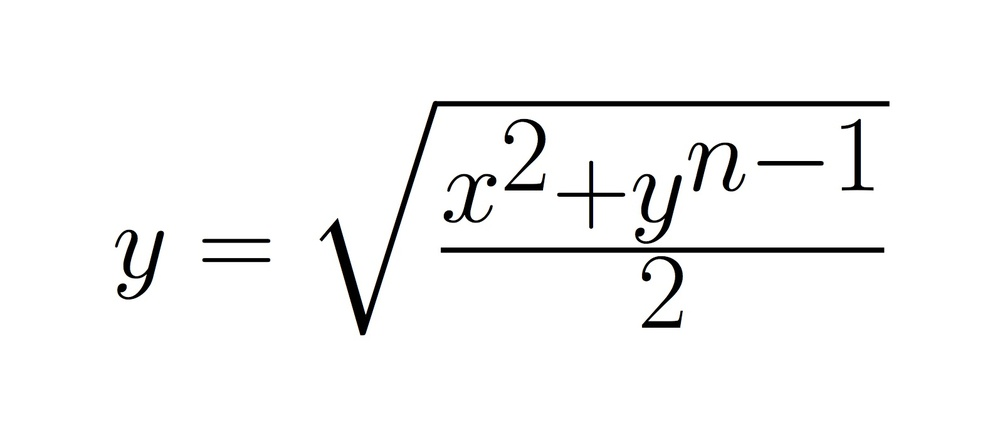
#> input picture data/Equations/Clean/eq10-2_hr.jpg, 1000 x 448 px, shrunk from 1595 x 715 before the run
$ python -i deskew.py   (imports and definitions only)   (older library calls are emulated)
#> lines starting #> are read from the running program, lines starting #| are printed output that depends on the picture; after the words box and inside, x2 and y2 are one past the last pixel; in counts of white or black regions, pixels touching at a corner belong together
from skimage import feature, transform, morphology
from scipy import stats, misc
import numpy as np


def fn_deskew(bw_img, soften_flag=False):
#> called with soften_flag = False
    edges = feature.canny(bw_img)
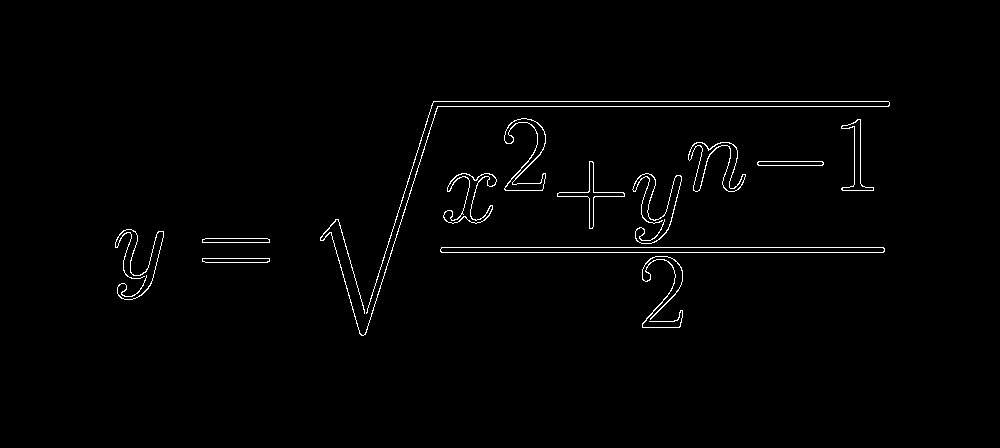
#> edges: shape (448, 1000) bool; 1.3% white in thin lines or dots, all inside (x1, y1, x2, y2) = (115, 101, 890, 336)
    h, theta, d = transform.hough_line(edges)
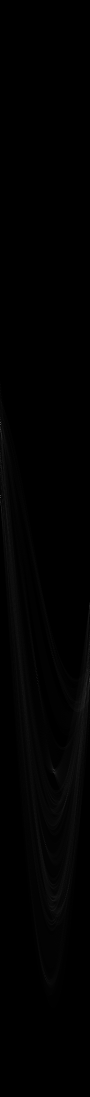
#> h: shape (2193, 180) uint64 (shown at 1/2 size); min 0, max 456, mean 2.7; drawn with min black and max white
#> theta = 180 values from -1.57 to 1.55; d = 2193 values from -1096 to 1096

    P = transform.hough_line_peaks(h, theta, d, num_peaks=4)
#> P = ([456, 454], [-1.57, -1.57], [-101, -247])

    orientations = P[1]
#> orientations = [-1.57, -1.57]

    if len(np.unique(orientations)) == 4:
        dominant_orientation = orientations[0]
    else:
#> (the run stopped early here; a loop or call above may not have finished)

$ run again, on data/Equations/Clean/eq10_hr.jpg
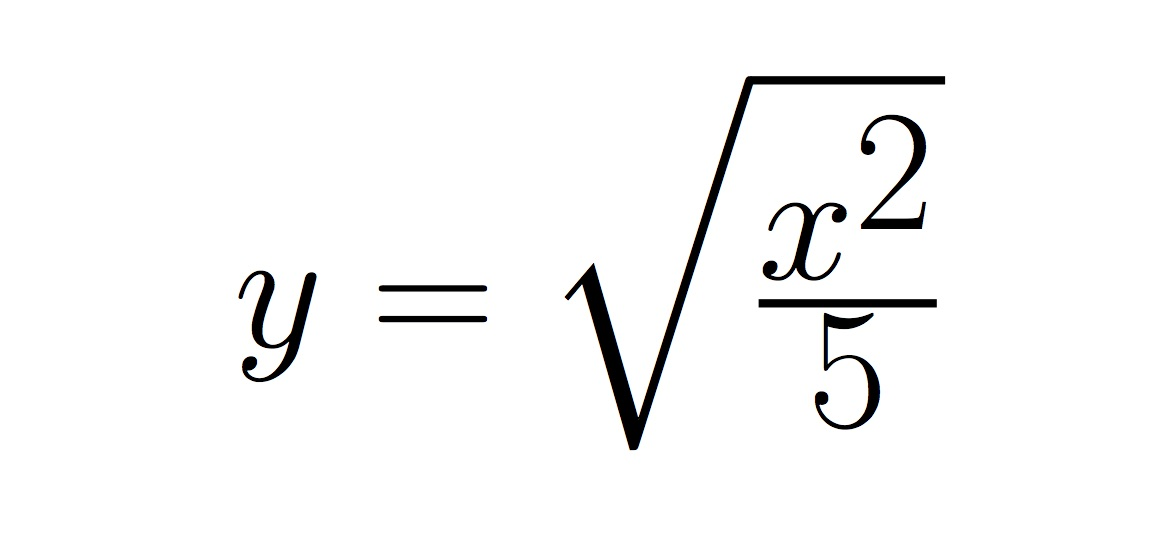
#> input picture data/Equations/Clean/eq10_hr.jpg, 1174 x 557 px
#> in fn_deskew, `edges = feature.canny(bw_img)`:
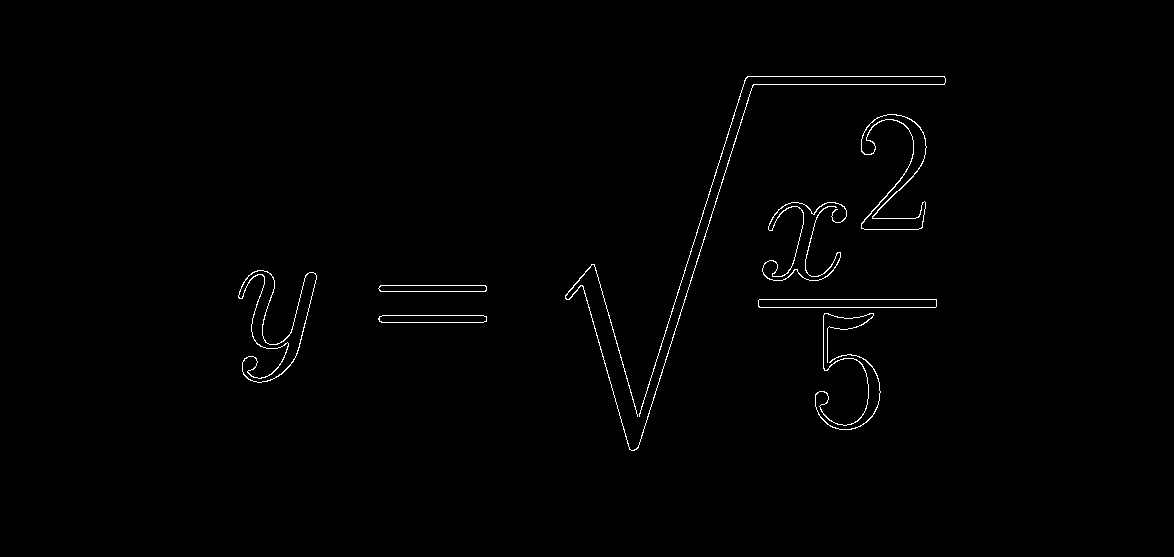
#> edges: shape (557, 1174) bool; 0.77% white in thin lines or dots, all inside (x1, y1, x2, y2) = (238, 76, 946, 451)
#> in fn_deskew, `h, theta, d = transform.hough_line(edges)`:
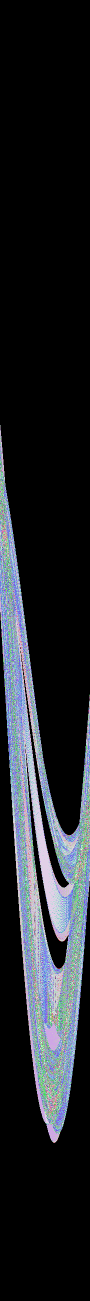
#> h: shape (2601, 180) uint64 (shown at 1/2 size); 102 distinct labels, from 0 to 198; one colour per label, 0 black
#> theta = 180 values from -1.57 to 1.55; d = 2601 values from -1300 to 1300
#> P = ([198, 191, 168, 159], [-1.57, -1.57, -0.279, -0.279], [-76, -299, 481, 498])
#> orientations = [-1.57, -1.57, -0.279, -0.279]

$ run again, on data/Equations/Clean/eq11_hr.jpg
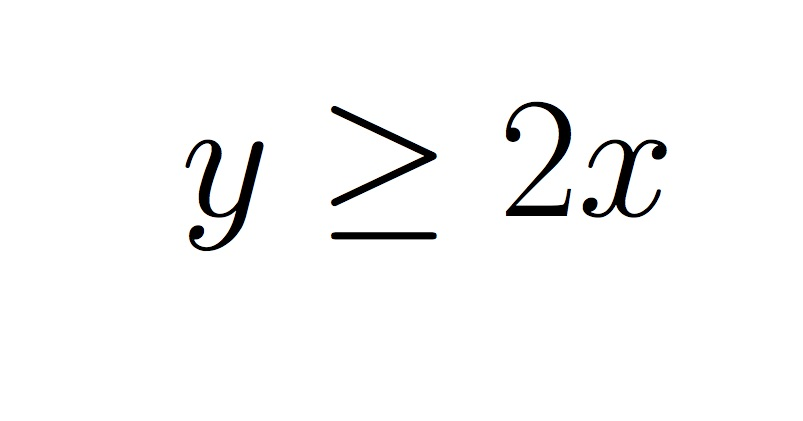
#> input picture data/Equations/Clean/eq11_hr.jpg, 803 x 421 px
#> in fn_deskew, `edges = feature.canny(bw_img)`:
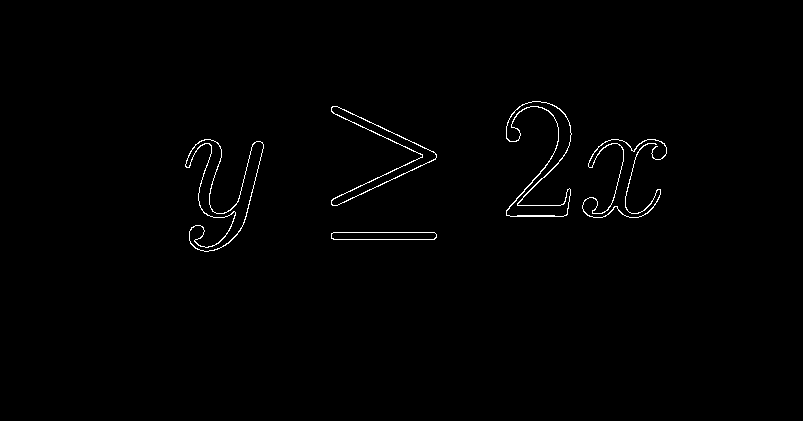
#> edges: shape (421, 803) bool; 0.81% white in thin lines or dots, all inside (x1, y1, x2, y2) = (185, 101, 667, 252)
#> in fn_deskew, `h, theta, d = transform.hough_line(edges)`:
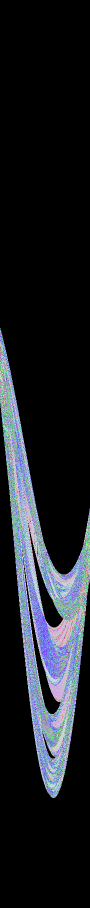
#> h: shape (1815, 180) uint64 (shown at 1/2 size); 79 distinct labels, from 0 to 110; one colour per label, 0 black
#> theta = 180 values from -1.57 to 1.55; d = 1815 values from -907 to 907
#> P = ([110, 103, 98, 76], [-1.57, -1.13, 1.13, -1.57], [-239, 46, 328, -216])
#> orientations = [-1.57, -1.13, 1.13, -1.57]
